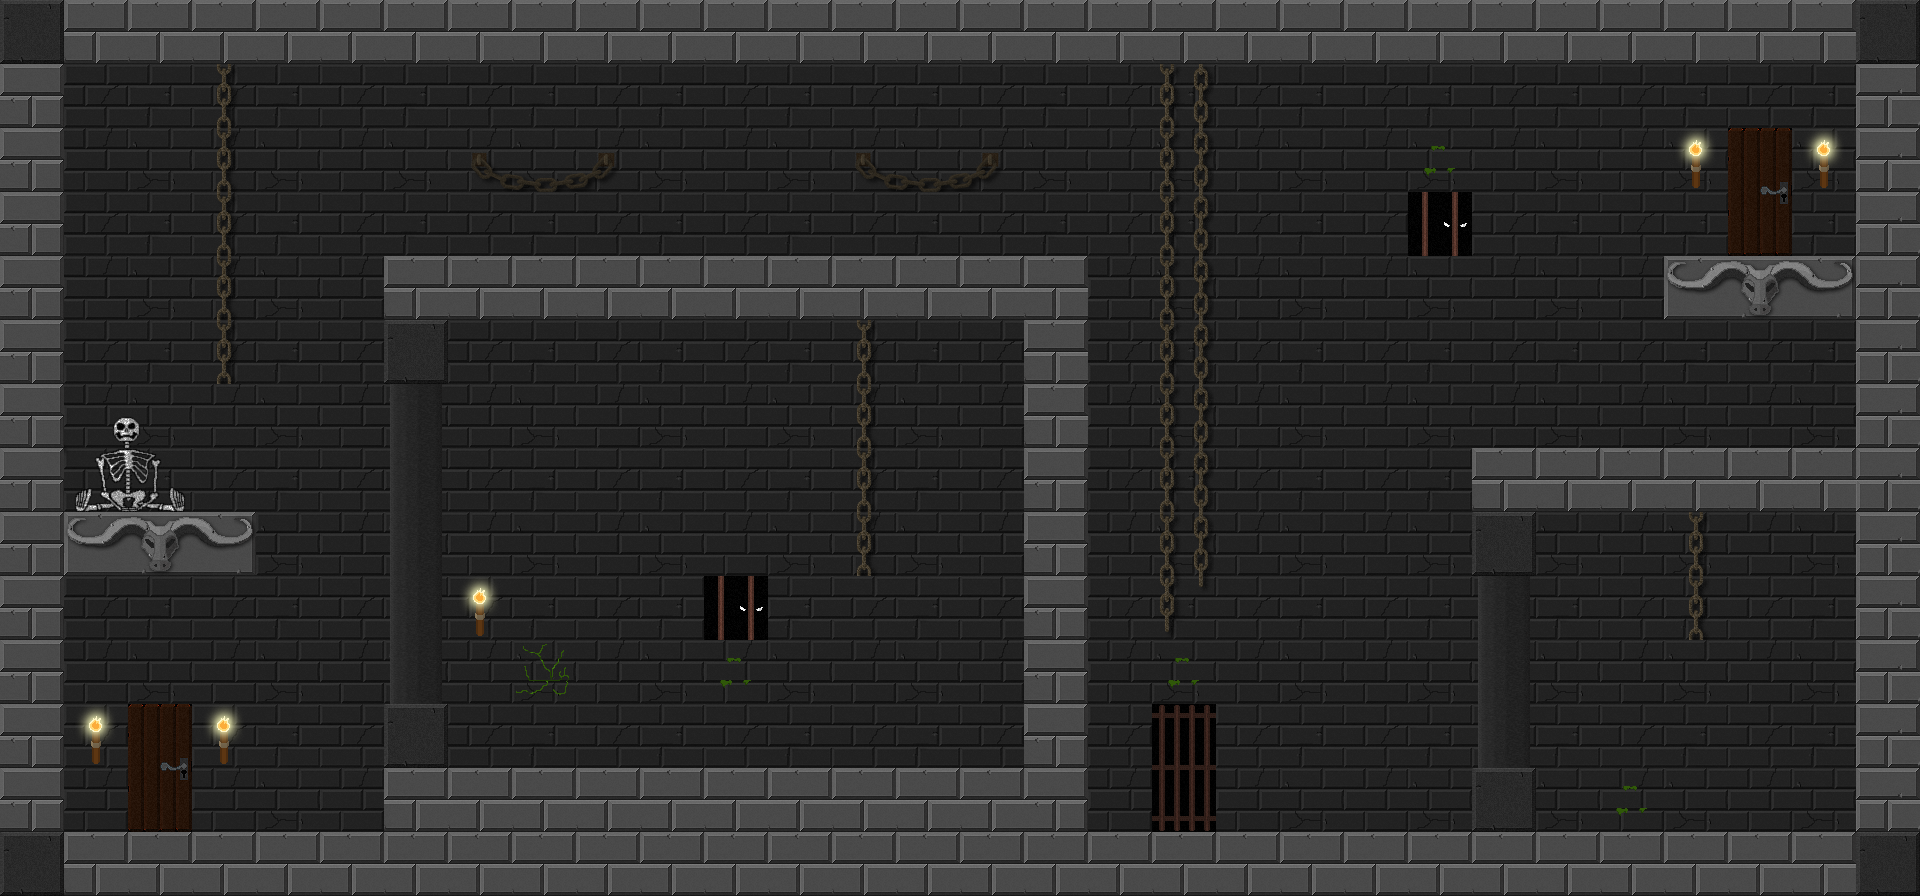

Tiled map render using the project's own tile images. Description and the map definition, with tile-layer contents summarised, below:
An orthogonal 30x14 tile map with 64x64 px tiles, 4 tile layers (background, de_lvl1, dec_lvl2, coll), 1 hidden layer not drawn, 2 tilesets and 16 objects.

<map version="1.0" orientation="orthogonal" width="30" height="14" tilewidth="64" tileheight="64">
 <tileset firstgid="1" name="Tezture Tiles" tilewidth="64" tileheight="64">
  <image source="Tezture Tiles.png" width="512" height="640" />
 </tileset>
 <tileset firstgid="81" name="guideTexture" tilewidth="64" tileheight="64">
  <image source="guideTexture.png" width="768" height="640" />
 </tileset>
 <layer name="background" width="30" height="14">
  <data>[420 cells, 420 non-empty, 4 distinct tile ids]</data>
 </layer>
 <layer name="info" width="30" height="14" visible="0">
  <data>[420 cells, 16 non-empty, 16 distinct tile ids]</data>
 </layer>
 <layer name="de_lvl1" width="30" height="14">
  <data>[420 cells, 280 non-empty, 21 distinct tile ids]</data>
 </layer>
 <layer name="dec_lvl2" width="30" height="14">
  <data>[420 cells, 21 non-empty, 4 distinct tile ids]</data>
 </layer>
 <layer name="coll" width="30" height="14">
  <data>[420 cells, 125 non-empty, 7 distinct tile ids]</data>
 </layer>
 <objectgroup name="movingPlatform" width="30" height="14" />
 <objectgroup name="trapEasy" width="30" height="14" />
 <objectgroup name="fairyCage" width="30" height="14">
  <object x="226" y="413">
   <ellipse />
  </object>
  <object x="864" y="606">
   <ellipse />
  </object>
  <object x="1696" y="672">
   <ellipse />
  </object>
 </objectgroup>
 <objectgroup name="fairyDustEasy" width="30" height="14">
  <object x="994" y="726">
   <ellipse />
  </object>
  <object x="119" y="454">
   <ellipse />
  </object>
  <object x="1627" y="756">
   <ellipse />
  </object>
  <object x="768" y="206">
   <ellipse />
  </object>
  <object x="278" y="730">
   <ellipse />
  </object>
  <object x="106" y="470">
   <ellipse />
  </object>
  <object x="1820" y="420">
   <ellipse />
  </object>
 </objectgroup>
 <objectgroup name="playerSpawn" width="30" height="14">
  <object x="160" y="757">
   <ellipse />
  </object>
 </objectgroup>
 <objectgroup name="playerEnd" width="30" height="14">
  <object x="1762" y="205">
   <ellipse />
  </object>
 </objectgroup>
 <objectgroup name="destructables" width="30" height="14" />
 <objectgroup name="warlock" width="30" height="14">
  <object x="816" y="674">
   <ellipse />
  </object>
 </objectgroup>
 <objectgroup name="tank" width="30" height="14">
  <object x="1502" y="730">
   <ellipse />
  </object>
 </objectgroup>
 <objectgroup name="groundShooter" width="30" height="14">
  <object x="1674" y="380">
   <ellipse />
  </object>
 </objectgroup>
 <objectgroup name="basicFlying" width="30" height="14" />
 <objectgroup name="basicGround" width="30" height="14">
  <object x="762" y="152">
   <ellipse />
  </object>
 </objectgroup>
</map>